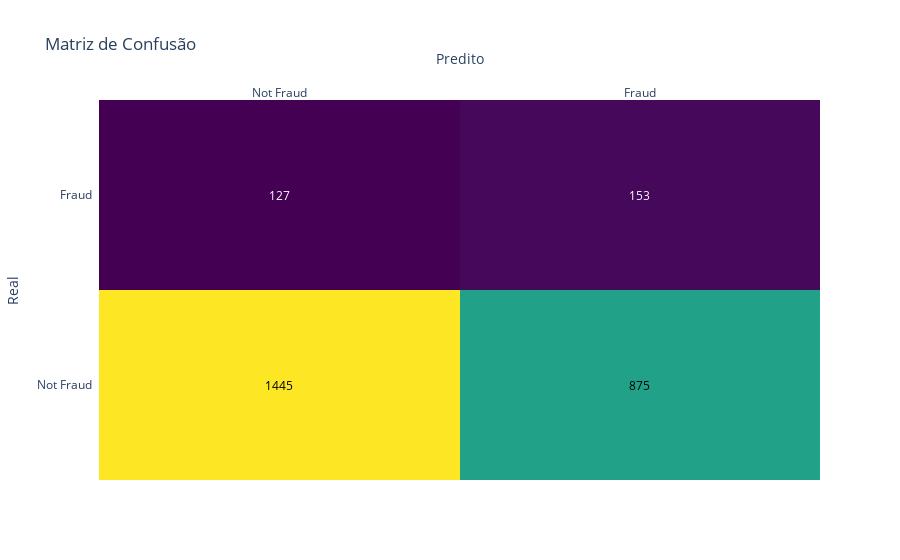

The cell this chart's notebook holds for it:
### Code cell
y_prob = tree_model.predict_proba(X_test)[:, 1]  # Probabilidade de ser fraude

# Ajuste o threshold para ser mais sensível a fraudes (ex: 0.3)
threshold = 0.5
y_pred_custom = (y_prob >= threshold).astype(int)

# Calcule as métricas para o novo threshold
accuracy = accuracy_score(y_test, y_pred_custom)
precision = precision_score(y_test, y_pred_custom)
recall = recall_score(y_test, y_pred_custom)
f1 = f1_score(y_test, y_pred_custom)

cm = confusion_matrix(y_test, y_pred_custom)
labels = ['Not Fraud', 'Fraud']

fig = ff.create_annotated_heatmap(z=cm, x=labels, y=labels, colorscale='Viridis')
fig.update_layout(title_text='Matriz de Confusão', xaxis_title='Predito', yaxis_title='Real')
fig.show()

print(f'Accuracy: {accuracy:.4f}')
print(f'Precision: {precision:.4f}')
print(f'Recall: {recall:.4f}')
print(f'F1-score: {f1:.4f}')

### Figure 1 — Plotly figure (JSON) as saved in the notebook; plotly's stock layout.template omitted (floating-point values rounded to 4 significant figures)
{"data": [{"colorscale": [[0, "#440154"], [0.1111, "#482878"], [0.2222, "#3e4989"], [0.3333, "#31688e"], [0.4444, "#26828e"], [0.5556, "#1f9e89"], [0.6667, "#35b779"], [0.7778, "#6ece58"], [0.8889, "#b5de2b"], [1, "#fde725"]], "reversescale": false, "showscale": false, "type": "heatmap", "x": ["Not Fraud", "Fraud"], "y": ["Not Fraud", "Fraud"], "z": [[1445, 875], [127, 153]]}], "layout": {"annotations": [{"font": {"color": "#000000"}, "showarrow": false, "text": "1445", "x": "Not Fraud", "xref": "x", "y": "Not Fraud", "yref": "y"}, {"font": {"color": "#000000"}, "showarrow": false, "text": "875", "x": "Fraud", "xref": "x", "y": "Not Fraud", "yref": "y"}, {"font": {"color": "#FFFFFF"}, "showarrow": false, "text": "127", "x": "Not Fraud", "xref": "x", "y": "Fraud", "yref": "y"}, {"font": {"color": "#FFFFFF"}, "showarrow": false, "text": "153", "x": "Fraud", "xref": "x", "y": "Fraud", "yref": "y"}], "title": {"text": "Matriz de Confusão"}, "xaxis": {"dtick": 1, "gridcolor": "rgb(0, 0, 0)", "side": "top", "ticks": "", "title": {"text": "Predito"}}, "yaxis": {"dtick": 1, "ticks": "", "ticksuffix": "  ", "title": {"text": "Real"}}}}
